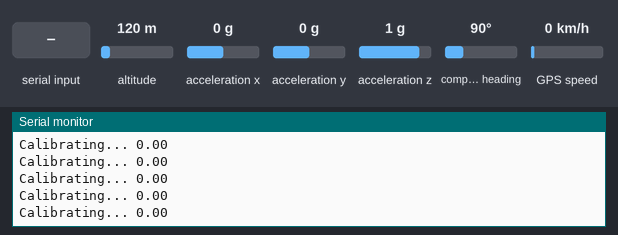
The sketch below on a simulated ESP32. Parts: the last lines printed to the serial monitor. Wiring (inferred from the names in the program): MPU-6050 motion sensor at I2C address 0x68. The inputs (shaded band) are chosen by the test bench; at power-on: altitude 120 m, acceleration x 0 g, acceleration y 0 g, acceleration z 1 g, compass heading 90°, GPS speed 0 km/h. The GPS gets a fix after 3 s at 37.7749, -122.4194 with 8 satellites; nothing arrives over Bluetooth unless stated.

Above: at 1.2 s.
1.3 s: altitude set to 20 m
At 5.2 s:
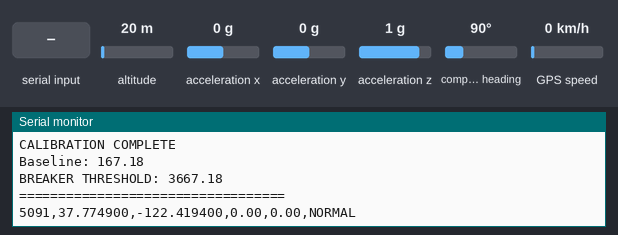
5.4 s: "1" received over the second serial link
At 5.72 s:
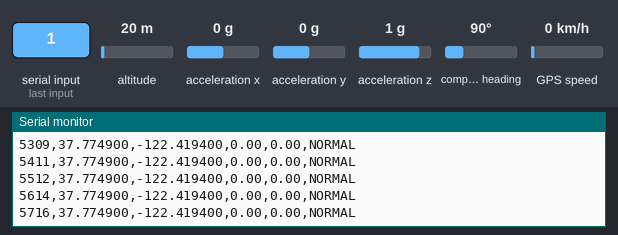
6.9 s: acceleration x set to -1.4 g
At 7.27 s:
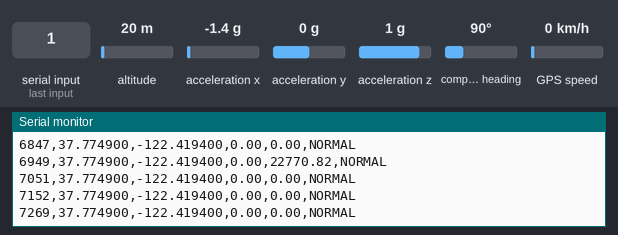
8.4 s: acceleration y set to -1.4 g
At 8.41 s:
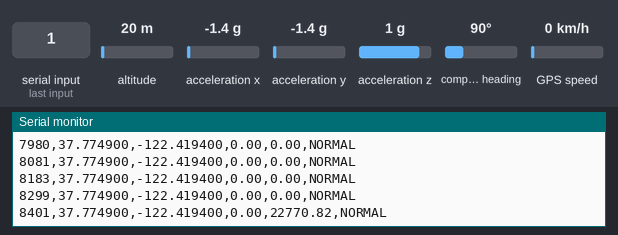
9.9 s: "0" received over the second serial link
At 10.77 s:
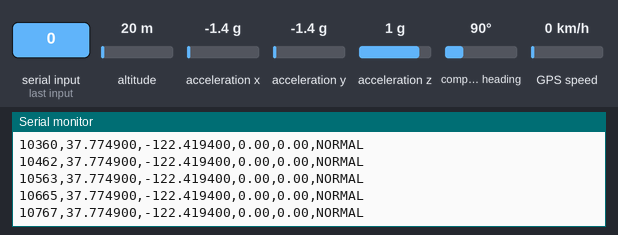
11.4 s: acceleration z set to -1.4 g
At 11.5 s:
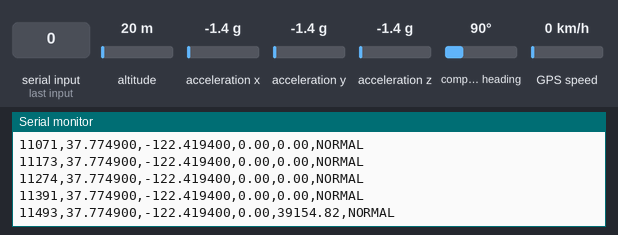
Timing chart, 0 to 13.9 s (numbered marks = the images above; inputs shaded):
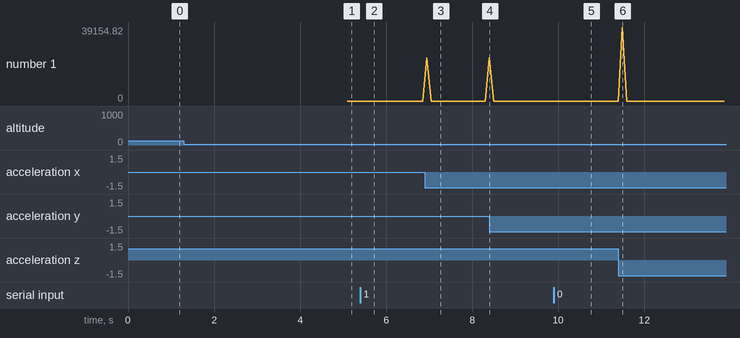

The sketch:

breaker.ino
```cpp
#include <Wire.h>
#include <TinyGPS++.h>
#include "BluetoothSerial.h"

BluetoothSerial SerialBT;
TinyGPSPlus gps;

HardwareSerial gpsSerial(2);

#define RXD2 16
#define TXD2 17

const int MPU = 0x68;

// Accelerometer values
int16_t AcX, AcY, AcZ;

// Previous accel values
int16_t prevX = 0;
int16_t prevY = 0;
int16_t prevZ = 0;

// Delta values
float vibrationDelta = 0;
float effectiveDelta = 0;

// Calibration
float baseline = 0;
float calibrationSum = 0;
int calibrationSamples = 0;

bool calibrated = false;
unsigned long calibrationStart;

// SPEED BREAKER PARAMETERS

// Lower threshold than pothole
const float BREAKER_THRESHOLD = 3500;

// Duration window
unsigned long breakerStartTime = 0;
bool breakerInProgress = false;

// Detection timing
const int MIN_BREAKER_DURATION = 300;
const int MAX_BREAKER_DURATION = 2000;

// Speed reduction
double previousSpeed = 0;
double speedDrop = 0;

// Cooldown
unsigned long lastBreakerTime = 0;
const int breakerCooldown = 3000;

// Counter
int breakerCount = 0;

void setup() {

  Serial.begin(115200);

  SerialBT.begin("SpeedBreakerSense_ESP32");

  Wire.begin(21, 22);

  gpsSerial.begin(9600, SERIAL_8N1, RXD2, TXD2);

  // Wake MPU6050
  Wire.beginTransmission(MPU);
  Wire.write(0x6B);
  Wire.write(0);
  Wire.endTransmission(true);

  Serial.println("==================================");
  Serial.println("SPEED BREAKER DETECTION SYSTEM");
  Serial.println("CALIBRATING FOR 5 SECONDS...");
  Serial.println("Keep vehicle stationary or");
  Serial.println("drive on smooth road.");
  Serial.println("==================================");

  calibrationStart = millis();
}

void loop() {

  // ---------------- GPS ----------------

  while (gpsSerial.available()) {
    gps.encode(gpsSerial.read());
  }

  // ---------------- MPU6050 ----------------

  Wire.beginTransmission(MPU);
  Wire.write(0x3B);
  Wire.endTransmission(false);

  Wire.requestFrom(MPU, 6, true);

  AcX = Wire.read() << 8 | Wire.read();
  AcY = Wire.read() << 8 | Wire.read();
  AcZ = Wire.read() << 8 | Wire.read();

  // ---------------- DELTA CALCULATION ----------------

  float dx = abs(AcX - prevX);
  float dy = abs(AcY - prevY);
  float dz = abs(AcZ - prevZ);

  vibrationDelta = sqrt(dx * dx + dy * dy + dz * dz);

  prevX = AcX;
  prevY = AcY;
  prevZ = AcZ;

  // ---------------- CALIBRATION ----------------

  if (!calibrated) {

    calibrationSum += vibrationDelta;
    calibrationSamples++;

    Serial.print("Calibrating... ");
    Serial.println(vibrationDelta);

    if (millis() - calibrationStart >= 5000) {

      baseline = calibrationSum / calibrationSamples;

      calibrated = true;

      Serial.println("\n==================================");
      Serial.println("CALIBRATION COMPLETE");
      Serial.print("Baseline: ");
      Serial.println(baseline);

      Serial.print("BREAKER THRESHOLD: ");
      Serial.println(baseline + BREAKER_THRESHOLD);

      Serial.println("==================================");
    }

    delay(50);
    return;
  }

  // ---------------- EFFECTIVE DELTA ----------------

  effectiveDelta = vibrationDelta - baseline;

  if (effectiveDelta < 0)
    effectiveDelta = 0;

  // ---------------- GPS DATA ----------------

  double lat = gps.location.lat();
  double lon = gps.location.lng();
  double speedKmph = gps.speed.kmph();

  // ---------------- SPEED DROP ----------------

  speedDrop = previousSpeed - speedKmph;

  previousSpeed = speedKmph;

  // ---------------- SPEED BREAKER LOGIC ----------------

  bool breakerDetected = false;

  // Start breaker event
  if (
      effectiveDelta > BREAKER_THRESHOLD &&
      !breakerInProgress &&
      millis() - lastBreakerTime > breakerCooldown
     )
  {

    breakerInProgress = true;

    breakerStartTime = millis();
  }

  // End breaker event
  if (
      breakerInProgress &&
      effectiveDelta < BREAKER_THRESHOLD
     )
  {

    unsigned long breakerDuration =
      millis() - breakerStartTime;

    // Valid speed breaker conditions
    if (
        breakerDuration > MIN_BREAKER_DURATION &&
        breakerDuration < MAX_BREAKER_DURATION &&
        speedDrop > 1.0
       )
    {

      breakerDetected = true;

      breakerCount++;

      lastBreakerTime = millis();

      // ---------------- BREAKER EVENT ----------------

      String breakerEvent = "";

      breakerEvent += "SPEED_BREAKER,";

      breakerEvent += "Count:";
      breakerEvent += String(breakerCount);
      breakerEvent += ",";

      breakerEvent += "Lat:";
      breakerEvent += String(lat, 6);
      breakerEvent += ",";

      breakerEvent += "Lon:";
      breakerEvent += String(lon, 6);
      breakerEvent += ",";

      breakerEvent += "Speed:";
      breakerEvent += String(speedKmph, 2);
      breakerEvent += ",";

      breakerEvent += "Delta:";
      breakerEvent += String(effectiveDelta, 2);
      breakerEvent += ",";

      breakerEvent += "Duration:";
      breakerEvent += String(breakerDuration);

      Serial.println("\n==============================");
      Serial.println(breakerEvent);
      Serial.println("==============================");

      SerialBT.println(breakerEvent);
    }

    breakerInProgress = false;
  }

  // ---------------- LIVE STREAM DATA ----------------

  String liveData = "";

  liveData += String(millis());
  liveData += ",";

  liveData += String(lat, 6);
  liveData += ",";

  liveData += String(lon, 6);
  liveData += ",";

  liveData += String(speedKmph, 2);
  liveData += ",";

  liveData += String(effectiveDelta, 2);
  liveData += ",";

  if (breakerDetected)
    liveData += "BREAKER";
  else
    liveData += "NORMAL";

  // Serial Monitor
  Serial.println(liveData);

  // Bluetooth
  SerialBT.println(liveData);

  delay(100);
}
```

Measured:
- after the input at 5.4 s, the serial monitor: prints a new line after 0.32 s (image 2)
- after the input at 6.9 s, the serial monitor: prints a new line after 0.05 s (image 3)
- after the input at 8.4 s, the serial monitor: prints a new line at once (image 4)
- after the input at 9.9 s, the serial monitor: prints a new line after 0.87 s (image 5)
- after the input at 11.4 s, the serial monitor: prints a new line after 0.09 s (image 6)
